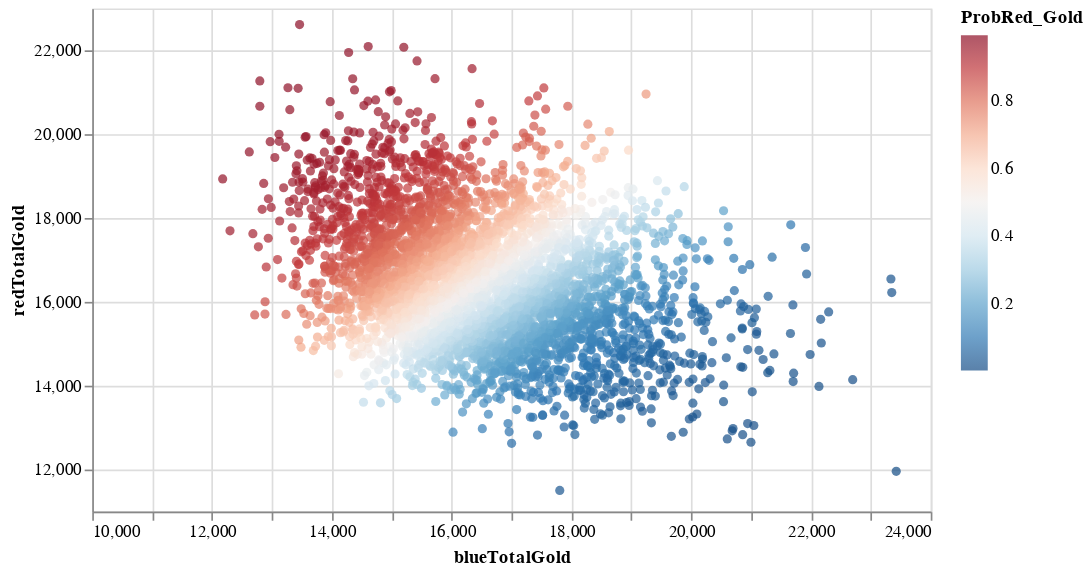

Notebook code for this chart:
### Markdown cell above
Firstly, I remind you that the color associates with the team that DID win. Now that we have `df2sample` graphed, there are a couple notes of observations. One of the points is that we can see a slight incline throughout the graph and a large incline towards the end. This tells us that with more gold on a team, the higher chance that `predict_proba` will predict a higher chance of winning. This includes the opposite  too, where if a team has less gold, it will predict have a lower chance of winning. Another observation is that, we can see multiple matches with `predict_proba` predicting $<30$% chance of winning, yet despite that, that team still won the match.


Now that we've seen that more gold can lead to a higher `predict_proba` value, let's expand on that by looking at the graph using `predict_proba`'s predicted winner and how it predicts.

### Code cell
df2sample2=df2.sample(4000, random_state=36)
c3=alt.Chart(df2sample2).mark_circle().encode(

    #ChatGPT helped with adjusting the domain and range on the graph, Reference: #4. 
    x=alt.X('blueTotalGold:Q', scale=alt.Scale(domain=[10000, 24000])),
    y=alt.Y('redTotalGold:Q', scale=alt.Scale(domain=[11000, 23000])),

    color=alt.Color('ProbRed_Gold:Q', scale=alt.Scale(scheme='redblue',reverse=True)),
    tooltip=['ProbRed_Gold','redTotalGold','blueTotalGold','whoWins']
).properties(
    width=500
)
c3

### Figure 1 — Vega-Lite specification as saved in the notebook (floating-point values rounded to 4 significant figures; data arrays with more than 128 entries replaced by an {"elided": "..."} marker saying what was removed)
{"config": {"view": {"continuousWidth": 400, "continuousHeight": 300}}, "data": {"name": "data-157185b74dfa025ec774beab772c48f7"}, "mark": "circle", "encoding": {"color": {"field": "ProbRed_Gold", "scale": {"reverse": true, "scheme": "redblue"}, "type": "quantitative"}, "tooltip": [{"field": "ProbRed_Gold", "type": "quantitative"}, {"field": "redTotalGold", "type": "quantitative"}, {"field": "blueTotalGold", "type": "quantitative"}, {"field": "whoWins", "type": "nominal"}], "x": {"field": "blueTotalGold", "scale": {"domain": [10000, 24000]}, "type": "quantitative"}, "y": {"field": "redTotalGold", "scale": {"domain": [11000, 23000]}, "type": "quantitative"}}, "width": 500, "$schema": "https://vega.github.io/schema/vega-lite/v4.17.0.json", "datasets": {"data-157185b74dfa025ec774beab772c48f7": {"elided": "4000 records"}}}
